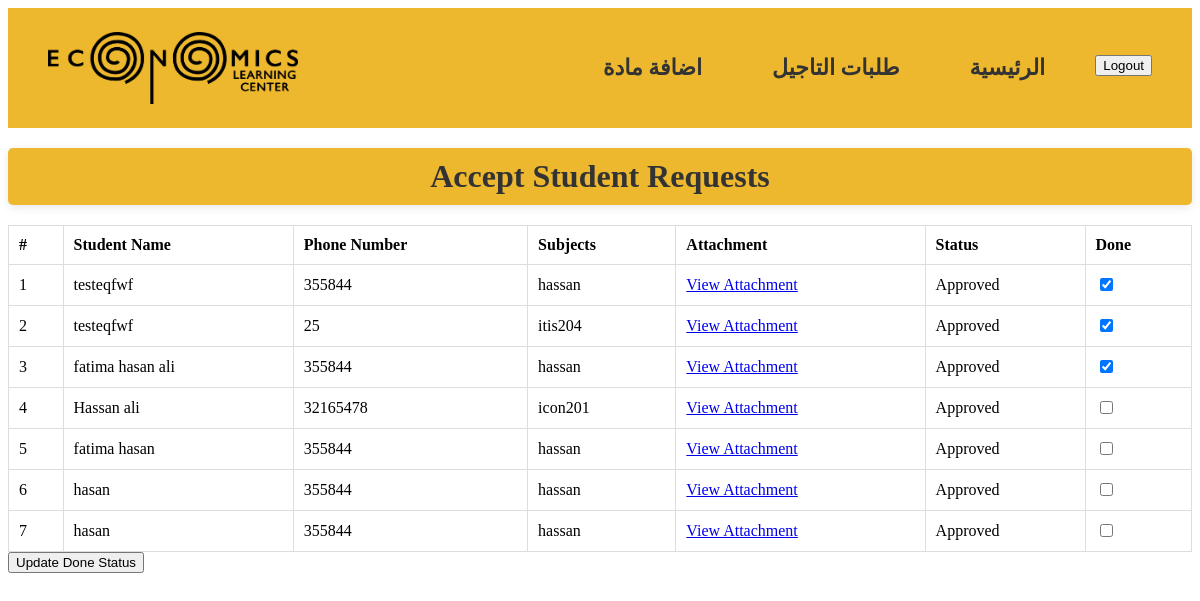
Screenshot of /accepted-requests/ with the database file from the repository.
### main_app/models.py (models this page shows, shortened)
class StudentRequest(models.Model):
    student_name = models.CharField(max_length=255)
    phone_number = models.CharField(max_length=15)
    subject = models.ManyToManyField(Subject)
    attachment = models.FileField(upload_to='attachments/', blank=True, null=True)
    status = models.CharField(max_length=10, default='Pending')
    created_at = models.DateTimeField(auto_now_add=True)  # Ensure this field exists
    done = models.BooleanField(default=False)  # New field for checkbox

class Subject(models.Model):
    name = models.CharField(max_length=100)
    price = models.DecimalField(max_digits=10, decimal_places=2)
    image = models.ImageField(upload_to='subject_images/')
    description = models.TextField(blank=True, null=True)
    created_at = models.DateTimeField(default=timezone.now)  # Set default value here
    updated_at = models.DateTimeField(auto_now=True)

### main_app/views.py (the view, shortened to what this page needs)
# urls.py: path('accepted-requests/', views.accept_admin, name='accept_admin'),
def accept_admin(request):
    accepted_requests = StudentRequest.objects.filter(status='Approved')
    return render(request, 'accounts/accept_admin.html', {'requests': accepted_requests})

### main_app/templates/accounts/accept_admin.html (shortened to what this page needs)
{% load static %}
<!DOCTYPE html>
<html>
<head>
  <link rel="stylesheet" href="{% static 'styles/accept_admin.css' %}">
</head>
<body>
  <header>
    <nav>
      <img src="{% static 'images/logo-horizantal.png' %}" alt="Elc logo" />
      <ul>
        <li><a href="{% url 'add_subject' %}">اضافة مادة</a></li>
        <li><a href="{% url 'accept_admin' %}">طلبات التاجيل</a></li>
        <li><a href="{% url 'admin_page' %}">الرئيسية</a></li>
        <li>
          <form action="{% url 'logout' %}" method="POST">
            <button type="submit">Logout</button>
          </form>
        </li>
      </ul>
    </nav>
  </header>
<h2>Accept Student Requests</h2>
<form method="POST" action="{% url 'accept_admin' %}">
  <table>
    <thead>
      <tr>
        <th>#</th>
        <th>Student Name</th>
        <th>Phone Number</th>
        <th>Subjects</th>
        <th>Attachment</th>
        <th>Status</th>
        <th>Done</th>
      </tr>
    </thead>
    <tbody>
      {% for request in requests %}
      <tr>
        <td>{{ forloop.counter }}</td>
        <td>{{ request.student_name }}</td>
        <td>{{ request.phone_number }}</td>
        <td>
          {% for subject in request.subject.all %}
            {{ subject.name }}{% if not forloop.last %}, {% endif %}
          {% endfor %}
        </td>
        <td>
          {% if request.attachment %}
            <a href="{{ request.attachment.url }}" target="_blank">View Attachment</a>
          {% else %}
            No Attachment
          {% endif %}
        </td>
        <td>{{ request.status }}</td>
        <td>
          <input type="checkbox" name="done_{{ request.id }}" {% if request.done %}checked{% endif %}>
        </td>
      </tr>
      {% empty %}
      <tr><td colspan="7">No approved requests found</td></tr>
      {% endfor %}
    </tbody>
  </table>
  <button type="submit">Update Done Status</button>
</form>
</body>
</html>

### static/styles/accept_admin.css (style rules this page uses)
header { background-color: #edb82d; padding: 20px 40px; }
nav { display: flex; align-items: center; justify-content: space-between; height: 80px; }
nav img { width: 250px; height: auto; }
nav ul { list-style: none; display: flex; gap: 30px; margin: 0; padding: 0; }
nav ul li { position: relative; }
nav ul li a { text-decoration: none; color: #333; font-weight: bold; font-size: 22px; padding: 15px 20px; transition: background-color 0.3s; }
h2 { text-align: center; font-size: 2em; color: #333; margin: 20px 0; padding: 10px; background-color: #edb82d; border-radius: 5px; box-shadow: 0 2px 10px rgba(0, 0, 0, 0.1); }
table { width: 100%; border-collapse: collapse; }
th, td { padding: 10px; text-align: left; border: 1px solid #ddd; }

### rows the page displays
StudentRequest: student_name "testeqfwf", phone_number "355844", status "Approved", done "☑"
Subject: name "hassan"
StudentRequest: student_name "testeqfwf", phone_number "25", status "Approved", done "☑"
Subject: name "itis204"
StudentRequest: student_name "fatima hasan ali", phone_number "355844", status "Approved", done "☑"
StudentRequest: student_name "Hassan ali", phone_number "32165478", status "Approved"
Subject: name "icon201"
StudentRequest: student_name "fatima hasan", phone_number "355844", status "Approved"
StudentRequest: student_name "hasan", phone_number "355844", status "Approved"
StudentRequest: student_name "hasan", phone_number "355844", status "Approved"
